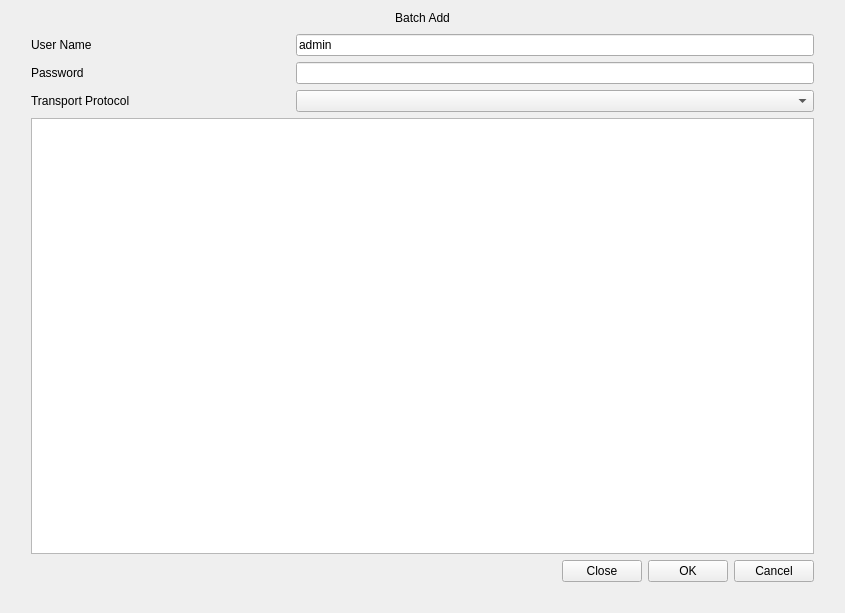
<?xml version="1.0" encoding="UTF-8"?>
<ui version="4.0">
 <class>SearchCameraAddMulti</class>
 <widget class="QWidget" name="SearchCameraAddMulti">
  <property name="geometry">
   <rect>
    <x>0</x>
    <y>0</y>
    <width>845</width>
    <height>613</height>
   </rect>
  </property>
  <property name="windowTitle">
   <string>Dialog</string>
  </property>
  <layout class="QVBoxLayout" name="verticalLayout_2">
   <property name="spacing">
    <number>0</number>
   </property>
   <item>
    <widget class="QLabel" name="label_title">
     <property name="text">
      <string>Batch Add</string>
     </property>
     <property name="alignment">
      <set>Qt::AlignCenter</set>
     </property>
    </widget>
   </item>
   <item>
    <widget class="QWidget" name="widget_background" native="true">
     <property name="focusPolicy">
      <enum>Qt::StrongFocus</enum>
     </property>
     <layout class="QVBoxLayout" name="verticalLayout">
      <property name="leftMargin">
       <number>20</number>
      </property>
      <property name="rightMargin">
       <number>20</number>
      </property>
      <property name="bottomMargin">
       <number>20</number>
      </property>
      <item>
       <layout class="QGridLayout" name="gridLayout">
        <item row="0" column="0">
         <widget class="QLabel" name="label_username">
          <property name="sizePolicy">
           <sizepolicy hsizetype="Preferred" vsizetype="Preferred">
            <horstretch>1</horstretch>
            <verstretch>0</verstretch>
           </sizepolicy>
          </property>
          <property name="text">
           <string>User Name</string>
          </property>
         </widget>
        </item>
        <item row="0" column="1">
         <widget class="MyLineEdit" name="lineEdit_userName">
          <property name="sizePolicy">
           <sizepolicy hsizetype="Expanding" vsizetype="Fixed">
            <horstretch>2</horstretch>
            <verstretch>0</verstretch>
           </sizepolicy>
          </property>
          <property name="text">
           <string>admin</string>
          </property>
          <property name="maxLength">
           <number>32</number>
          </property>
         </widget>
        </item>
        <item row="1" column="0">
         <widget class="QLabel" name="label_password">
          <property name="text">
           <string>Password</string>
          </property>
         </widget>
        </item>
        <item row="1" column="1">
         <widget class="MyLineEdit" name="lineEdit_password">
          <property name="maxLength">
           <number>32</number>
          </property>
          <property name="echoMode">
           <enum>QLineEdit::Password</enum>
          </property>
         </widget>
        </item>
        <item row="2" column="0">
         <widget class="QLabel" name="label_transportProtocol">
          <property name="text">
           <string>Transport Protocol</string>
          </property>
         </widget>
        </item>
        <item row="2" column="1">
         <widget class="ComboBox" name="comboBox_transportProtocol"/>
        </item>
       </layout>
      </item>
      <item>
       <widget class="TableView" name="tableView"/>
      </item>
      <item>
       <layout class="QHBoxLayout" name="horizontalLayout">
        <item>
         <spacer name="horizontalSpacer">
          <property name="orientation">
           <enum>Qt::Horizontal</enum>
          </property>
          <property name="sizeHint" stdset="0">
           <size>
            <width>40</width>
            <height>20</height>
           </size>
          </property>
         </spacer>
        </item>
        <item>
         <widget class="QPushButton" name="pushButton_close">
          <property name="text">
           <string>Close</string>
          </property>
         </widget>
        </item>
        <item>
         <widget class="QPushButton" name="pushButton_ok">
          <property name="text">
           <string>OK</string>
          </property>
         </widget>
        </item>
        <item>
         <widget class="QPushButton" name="pushButton_cancel">
          <property name="text">
           <string>Cancel</string>
          </property>
         </widget>
        </item>
       </layout>
      </item>
     </layout>
    </widget>
   </item>
  </layout>
 </widget>
 <customwidgets>
  <customwidget>
   <class>ComboBox</class>
   <extends>QComboBox</extends>
   <header>combobox.h</header>
  </customwidget>
  <customwidget>
   <class>MyLineEdit</class>
   <extends>QLineEdit</extends>
   <header>mylineedit.h</header>
  </customwidget>
  <customwidget>
   <class>TableView</class>
   <extends>QTableView</extends>
   <header>tableview.h</header>
  </customwidget>
 </customwidgets>
 <resources/>
 <connections/>
</ui>
